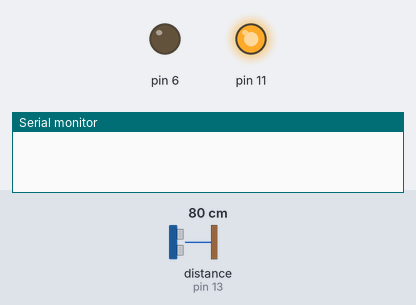
The sketch below on a simulated Arduino Uno, built with avr-gcc and run on an emulated ATmega328P. Shown: output pins drawn as LEDs (lit = HIGH), the last lines printed to the serial monitor. Wiring (inferred from the names in the program): ultrasonic range finder: trigger pin 12; echo pin 13. The test bench sets the inputs (shaded band); at power-on: distance to the obstacle (sensor on pin 13) 80 cm. The echo pulse lasts 58.3 µs per cm; pins used as bus, display or sensor lines are not drawn.

Above: at 1.2 s.
1.3 s: distance to the obstacle (sensor on pin 13) set to 2 cm
At 2.5 s:
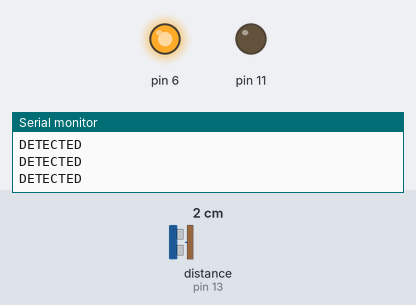
2.8 s: distance to the obstacle (sensor on pin 13) set to 18 cm
At 3.9 s:
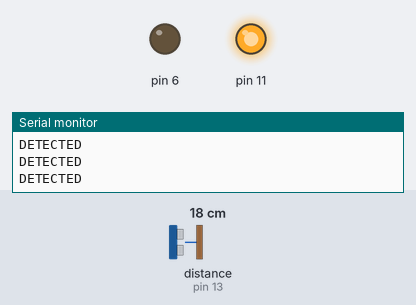
Timing chart, 0 to 5.8 s (numbered marks = the images above; inputs shaded):
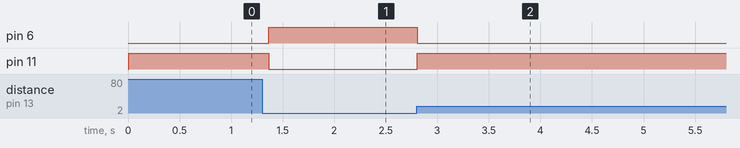

Measured:
- after the input at 1.3 s, pin 6: LOW → HIGH after 0.07 s; pin 11: HIGH → LOW after 0.07 s
- after the input at 2.8 s, pin 6: HIGH → LOW at once; pin 11: LOW → HIGH at once

The sketch:

relay-and-ultrasonic-01.ino
```cpp
#define trigPin 12
#define echoPin 13
int duration, distance; //to measure the distance and time taken
int ranger;
int totalSubCount;

int dRange( int distance ){

  //Serial.println(distance);

  if(distance < 1){
    //misfire on detector.  Return 100 'overrange' value.
    return 1000;
  }

  if( distance < 10){
      return 1;
  }else if( distance >= 10 && distance < 20 ){
      return 2;
  }else if( distance >= 20 && distance < 30 ){
      return 3;
  }else if( distance >= 30 && distance < 40 ){
      return 4;
  }else if( distance >= 40 && distance < 20 ){
      return 5;
  }else{
      return 1000;
  }

}

void setup() {

    Serial.begin (9600);
    pinMode(11, OUTPUT);
    pinMode(6, OUTPUT);
    pinMode(trigPin, OUTPUT);
    pinMode(echoPin, INPUT);
    digitalWrite(11, LOW);
    digitalWrite(6, LOW);
    totalSubCount = 0;
}

// the loop function runs over and over again forever
void loop() {

    digitalWrite(trigPin, HIGH);
    delayMicroseconds(5);
    digitalWrite(trigPin, LOW);
    duration = pulseIn(echoPin, HIGH);
    distance = (duration/2) / 29.1;

    ranger = dRange(distance);

    if( ranger < 30){
      //Serial.println(ranger);
      if(ranger < 2){
          totalSubCount++;
          if( totalSubCount>100 ){
            digitalWrite(11, LOW);
            digitalWrite(6, HIGH);
            Serial.println( "DETECTED" );

          }
      }else{
          digitalWrite(11, HIGH);
          digitalWrite(6, LOW);
          totalSubCount=0;
      }
    }else{
       digitalWrite(11, HIGH);
       digitalWrite(6, LOW);
    }

/*
    digitalWrite(11, HIGH);   // turn the LED on (HIGH is the voltage level)
    delay(500);                       // wait for a second
    digitalWrite(11, LOW);    // turn the LED off by making the voltage LOW
    delay(500);                       // wait for a second
*/
}
```
